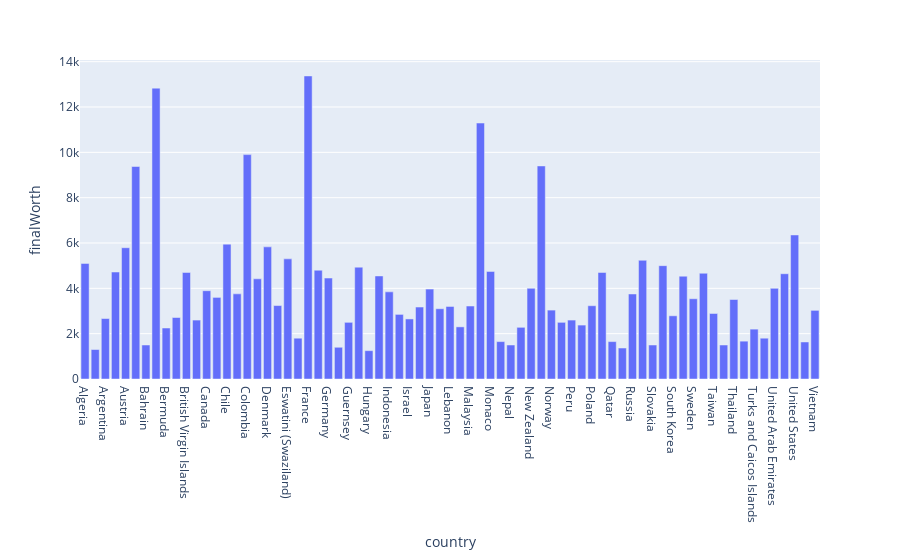

The notebook cell this image was saved under:
### Code cell
df = pd.read_csv("forbes_2022_billionaires.csv")

result1 = df.groupby(["country"])["finalWorth"].mean().reset_index()
fig = px.bar(result1, x="country", y="finalWorth")
fig.show()

### Figure 1 — Plotly figure (JSON) as saved in the notebook; plotly's stock layout.template omitted (floating-point values rounded to 4 significant figures)
{"data": [{"alignmentgroup": "True", "hovertemplate": "country=%{x}<br>finalWorth=%{y}<extra></extra>", "legendgroup": "", "marker": {"color": "#636efa", "pattern": {"shape": ""}}, "name": "", "offsetgroup": "", "orientation": "v", "showlegend": false, "textposition": "auto", "type": "bar", "x": ["Algeria", "Andorra", "Argentina", "Australia", "Austria", "Bahamas", "Bahrain", "Belgium", "Bermuda", "Brazil", "British Virgin Islands", "Cambodia", "Canada", "Cayman Islands", "Chile", "China", "Colombia", "Czechia", "Denmark", "Egypt", "Eswatini (Swaziland)", "Finland", "France", "Georgia", "Germany", "Greece", "Guernsey", "Hong Kong", "Hungary", "India", "Indonesia", "Ireland", "Israel", "Italy", "Japan", "Kazakhstan", "Lebanon", "Liechtenstein", "Malaysia", "Mexico", "Monaco", "Morocco", "Nepal", "Netherlands", "New Zealand", "Nigeria", "Norway", "Oman", "Peru", "Philippines", "Poland", "Portugal", "Qatar", "Romania", "Russia", "Singapore", "Slovakia", "South Africa", "South Korea", "Spain", "Sweden", "Switzerland", "Taiwan", "Tanzania", "Thailand", "Turkey", "Turks and Caicos Islands", "Ukraine", "United Arab Emirates", "United Kingdom", "United States", "Uruguay", "Vietnam"], "xaxis": "x", "y": [5100, 1300, 2667.0, 4720.0, 5792.0, 9375, 1500, 12830.0, 2250, 2713.0, 4700, 2600, 3896.0, 3600, 5950, 3757.0, 9900, 4420, 5830, 3240, 5300, 1800, 13370.0, 4800, 4454.0, 1400, 2500, 4934.0, 1250, 4547.0, 3844.0, 2850, 2650, 3176.0, 3966.0, 3100, 3200, 2300, 3220, 11290.0, 4746.0, 1650, 1500, 2280, 4000, 9400, 3040, 2500, 2600, 2379.0, 3233.0, 4700, 1650, 1367.0, 3751.0, 5237.0, 1500, 5000, 2788.0, 4536, 3541.0, 4666.0, 2890.0, 1500, 3507.0, 1670.0, 2200, 1800, 4000, 4645.0, 6355.0, 1633.0, 3029.0], "yaxis": "y"}], "layout": {"barmode": "relative", "legend": {"tracegroupgap": 0}, "margin": {"t": 60}, "xaxis": {"anchor": "y", "domain": [0, 1], "title": {"text": "country"}}, "yaxis": {"anchor": "x", "domain": [0, 1], "title": {"text": "finalWorth"}}}}
